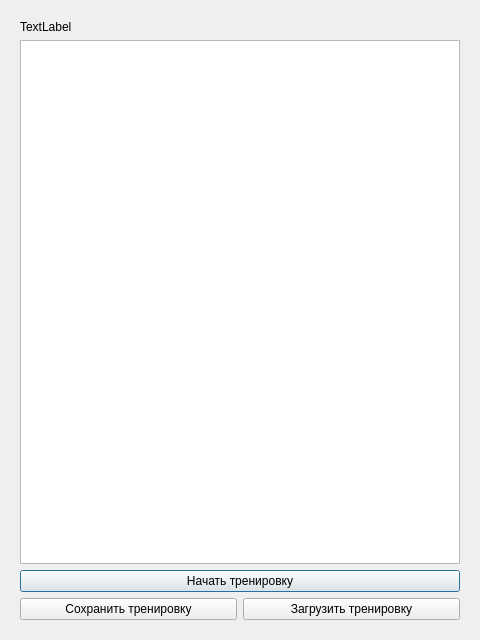
<?xml version="1.0" encoding="UTF-8"?>
<ui version="4.0">
 <class>Dialog</class>
 <widget class="QDialog" name="Dialog">
  <property name="geometry">
   <rect>
    <x>0</x>
    <y>0</y>
    <width>480</width>
    <height>640</height>
   </rect>
  </property>
  <property name="windowTitle">
   <string>Dialog</string>
  </property>
  <widget class="QWidget" name="verticalLayoutWidget">
   <property name="geometry">
    <rect>
     <x>20</x>
     <y>20</y>
     <width>440</width>
     <height>600</height>
    </rect>
   </property>
   <layout class="QVBoxLayout" name="verticalLayout">
    <item>
     <widget class="QLabel" name="message">
      <property name="text">
       <string>TextLabel</string>
      </property>
     </widget>
    </item>
    <item>
     <widget class="QPlainTextEdit" name="train"/>
    </item>
    <item>
     <widget class="QPushButton" name="begintrain">
      <property name="text">
       <string>Начать тренировку</string>
      </property>
     </widget>
    </item>
    <item>
     <layout class="QHBoxLayout" name="horizontalLayout">
      <item>
       <widget class="QPushButton" name="savetrain">
        <property name="text">
         <string>Сохранить тренировку</string>
        </property>
       </widget>
      </item>
      <item>
       <widget class="QPushButton" name="loadtrain">
        <property name="text">
         <string>Загрузить тренировку</string>
        </property>
       </widget>
      </item>
     </layout>
    </item>
   </layout>
  </widget>
 </widget>
 <resources/>
 <connections/>
</ui>
